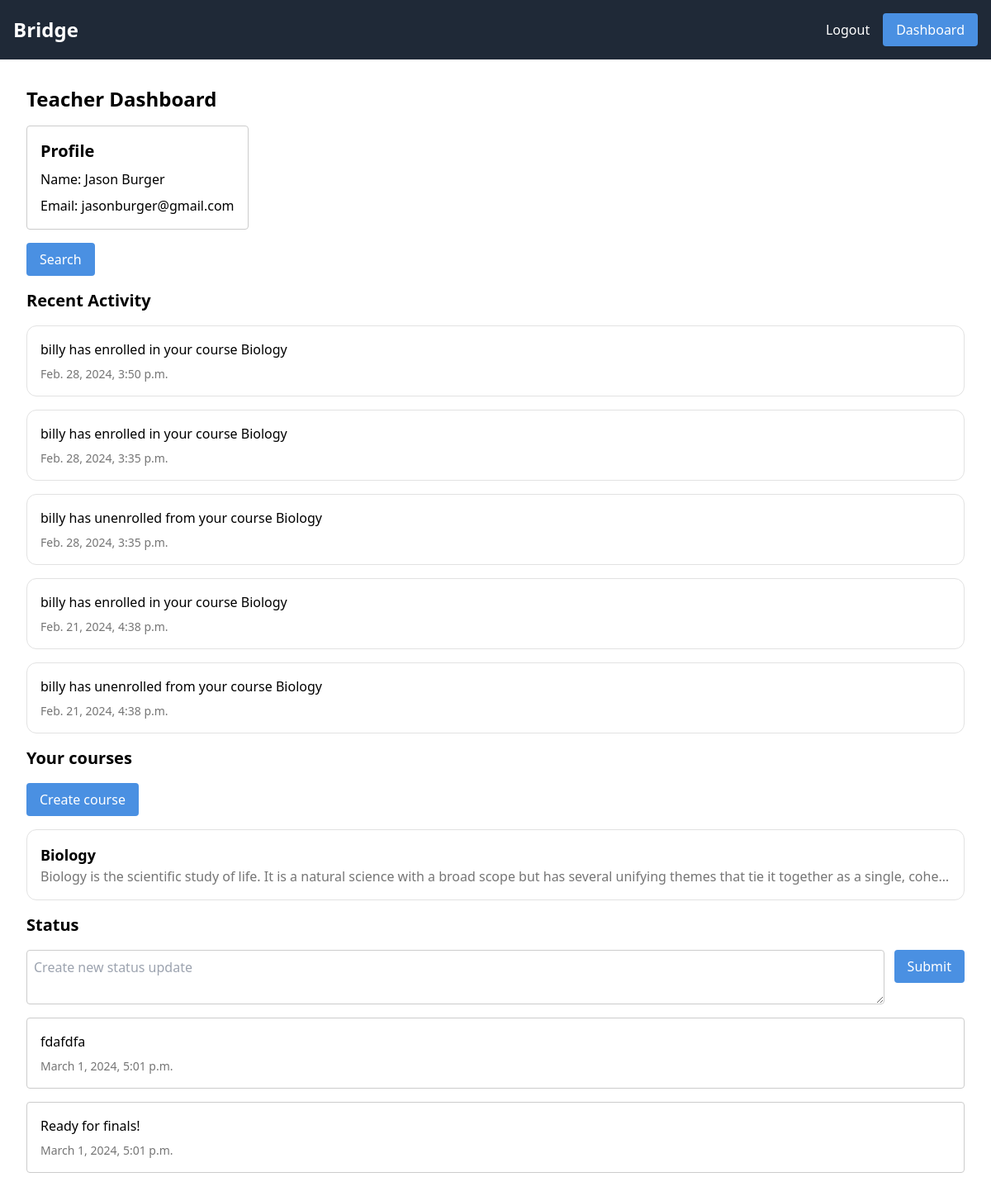
/dashboard/ (signed in), run on the app's committed database.
### app/models.py (models this page shows)
class Notification(models.Model):
    message = models.TextField()
    user = models.ForeignKey(User, on_delete=models.CASCADE)
    created_at = models.DateTimeField(auto_now_add=True)

class Course(models.Model):
    title = models.CharField(max_length=100)
    description = models.TextField()
    teacher = models.ForeignKey(User, on_delete=models.CASCADE)
    students = models.ManyToManyField(User, related_name="students")
    image = models.ImageField(null=True, upload_to="images/", blank=True)
    created_at = models.DateTimeField(auto_now_add=True)

class Status(models.Model):
    status = models.CharField(max_length=100)
    user = models.ForeignKey(User, on_delete=models.CASCADE)
    created_at = models.DateTimeField(auto_now_add=True)

### app/views.py (the view, shortened to what this page needs)
# urls.py: path("dashboard/", views.dashboard, name="dashboard"),
@login_required(login_url="/login")
def dashboard(request):
    notifications = Notification.objects.filter(user=request.user).order_by(
        "-created_at"
    )[:5]
    statuses = Status.objects.all().order_by("-created_at")[:5]
    if is_teacher(request.user):
        courses = Course.objects.filter(teacher=request.user)
        return render(
            request,
            "dashboard/teacher.html",
            {
                "courses": courses,
                "notifications": notifications,
                "statuses": statuses,
            },
        )

### app/views.py (called while the page is built)
def is_teacher(user):
    return user.groups.filter(name="teacher").exists()

### app/templates/dashboard/teacher.html (shortened to what this page needs)
{% extends "base.html" %}
{% block content %}
    <div class="flex flex-col gap-4 items-start">
        <h1>Teacher Dashboard</h1>
        <div class="p-4 border border-[#ccc] flex flex-col gap-2 rounded">
            <h2>Profile</h2>
            <p>Name: {{ user.first_name }} {{ user.last_name }}</p>
            <p>Email: {{ user.email }}</p>
        </div>
        <a href={% url "search" %} class="btn">Search</a>
        <h2>Recent Activity</h2>
        {% for notification in notifications %}
            <div class="p-4 border border-border rounded-xl w-full flex flex-col gap-2">
                <p>{{ notification.message }}</p>
                <p class="text-muted text-sm">{{ notification.created_at }}</p>
            </div>
        {% endfor %}
        <h2>Your courses</h2>
        <a href={% url "create_course" %} class="btn">Create course</a>
        {% for course in courses %}
            <a href="{% url "course_detail" course.id %}"
               class="p-4 border border-border rounded-xl w-full">
                <h3>{{ course.title }}</h3>
                <p class="text-muted truncate">{{ course.description }}</p>
            </a>
        {% endfor %}
        <h2>Status</h2>
        <form action="{% url "status" %}" method="post" class="w-full gap-3 flex">
            <textarea name="status"
                      id="status"
                      cols="30"
                      rows="2"
                      class="w-full p-2 border border-[#ccc] rounded"
                      placeholder="Create new status update"></textarea>
            <button class="btn">Submit</button>
        </form>
        {% if statuses %}
            {% for status in statuses %}
                <div class="flex w-full flex-col gap-2 rounded p-4 border border-[#ccc] justify-between">
                    <p>{{ status.status }}</p>
                    <p class="text-muted text-sm">{{ status.created_at }}</p>
                </div>
            {% endfor %}
        {% else %}
            <p class="text-muted">No statuses yet</p>
        {% endif %}
    </div>
{% endblock content %}

### app/templates/base.html (shortened to what this page needs)
<!DOCTYPE html>
<html lang="en">
    <head>
        <script src="https://cdn.tailwindcss.com"></script>
    </head>
    <body>
        <header class="bg-gray-800 text-white p-4 flex justify-between items-center">
            <a href={% url "home" %} class="text-2xl font-bold">Bridge</a>
            {% if user.username %}
                <nav class="gap-4 flex items-center">
                    <a href={% url "logout" %}>Logout</a>
                    <a href={% url "dashboard" %} class="btn">Dashboard</a>
                </nav>
            {% else %}
                <nav class="gap-4 flex items-center">
                    <a href={% url "sign_up" %}>Register</a>
                    <a href={% url "login" %} class="btn">Login</a>
                </nav>
            {% endif %}
        </header>
        <main class="p-8">
            {% block content %}
            {% endblock content %}
        </main>
    </body>
</html>

### app/templates/base.html (style rules this page uses)
h1 { @apply text-2xl font-bold; }
h2 { @apply text-xl font-bold; }
h3 { @apply text-lg font-bold; }
.btn { @apply bg-primary text-white px-4 h-10 rounded flex justify-center items-center; }

### data on the page
Notification: message "billy has enrolled in your course Biology", created_at "Feb. 28, 2024, 3:50 p.m."
Notification: message "billy has enrolled in your course Biology", created_at "Feb. 28, 2024, 3:35 p.m."
Notification: message "billy has unenrolled from your course Biology", created_at "Feb. 28, 2024, 3:35 p.m."
Notification: message "billy has enrolled in your course Biology", created_at "Feb. 21, 2024, 4:38 p.m."
Notification: message "billy has unenrolled from your course Biology", created_at "Feb. 21, 2024, 4:38 p.m."
Course: title "Biology", description "Biology is the scientific study of life. It is a natural science with a broad scope but has several unifying themes that tie it together as a single, cohe…"
Status: status "fdafdfa", created_at "March 1, 2024, 5:01 p.m."
Status: status "Ready for finals!", created_at "March 1, 2024, 5:01 p.m."

### other printed values
{{ user.first_name }} "Jason"
{{ user.last_name }} "Burger"
{{ user.email }} "jasonburger@gmail.com"
